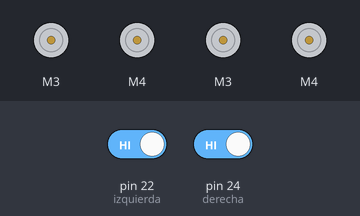
The sketch below on a simulated Arduino Mega 2560, built with avr-gcc and run on an emulated ATmega2560. Parts: 4 × DC motor (green arrow = forward, orange = backward, longer = faster). Inputs (shaded band) come from the test bench; at power-on: pin 22 (izquierda) HIGH, pin 24 (derecha) HIGH. What the sketch prints to the serial monitor is not drawn.

Above: at 1.2 s.
1.3 s: pin 22 (izquierda) driven LOW
At 2.5 s:
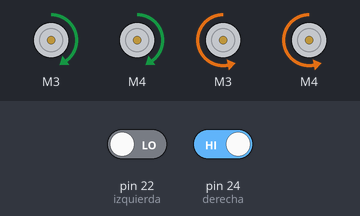
2.8 s: pin 24 (derecha) driven LOW
At 3.6 s:
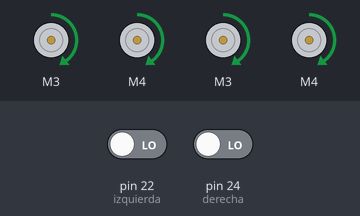
4.3 s: pin 22 (izquierda) driven HIGH
At 4.7 s:
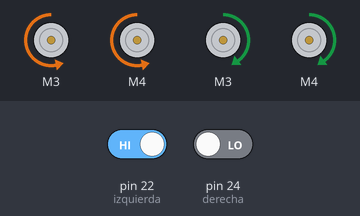
5.8 s: pin 24 (derecha) driven HIGH
At 7.1 s:
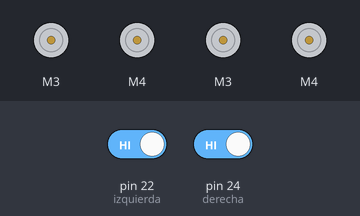
Timing chart, 0 to 8.3 s (numbered marks = the images above; inputs shaded):
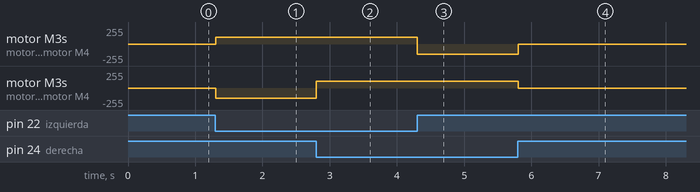

Measured:
- after the input at 1.3 s, motor M3, motor M4: stopped → forward 100/255 at once; motor M3, motor M4: stopped → backward 150/255 at once
- after the input at 2.8 s, motor M3, motor M4: backward 150/255 → forward 100/255 at once
- after the input at 4.3 s, motor M3, motor M4: forward 100/255 → backward 150/255 at once
- after the input at 5.8 s, motor M3, motor M4: backward 150/255 → stopped at once; motor M3, motor M4: forward 100/255 → stopped at once

The sketch:

carrooo.ino
```cpp
#include <AFMotor.h>

// definir pines y variables
int izquierda = 22;
int derecha = 24;

// definiendo motores
AF_DCMotor motor1(3);
AF_DCMotor motor2(4);
AF_DCMotor motor3(3, MOTOR34_1KHZ);
AF_DCMotor motor4(4, MOTOR34_1KHZ);


void setup() {
  // declaramos tipos de pin
  pinMode(izquierda,INPUT);
  pinMode(derecha,INPUT);

 // comenzamos la comunicación en serie
  Serial.begin(9600);

}

void loop(){
  // imprimiendo valores de los sensores al monitor serial
  Serial.println(digitalRead(izquierda));
  Serial.println(digitalRead(derecha));

  // línea detectada por ambos sensores

  if(digitalRead(izquierda)==0 && digitalRead(derecha)==0){
    //Avanzamos(Forward)
    motor1.run(FORWARD);
    motor1.setSpeed(100);
    motor2.run(FORWARD);
    motor2.setSpeed(100);
    motor3.run(FORWARD);
    motor3.setSpeed(100);
    motor4.run(FORWARD);
    motor4.setSpeed(100);
  }
  // línea que detecta el sensor izquierdo
  else if(digitalRead(izquierda)==0 && !digitalRead(derecha)==0){
    //giraramos a la izquierda
    motor1.run(FORWARD);
    motor1.setSpeed(100);
    motor2.run(FORWARD);
    motor2.setSpeed(100);
    motor3.run(BACKWARD);
    motor3.setSpeed(150);
    motor4.run(BACKWARD);
    motor4.setSpeed(150);

  }
  // línea detectada por el sensor derecho
  else if(!digitalRead(izquierda)==0 && digitalRead(derecha)==0){
    //se dobla a la derecha
    motor1.run(BACKWARD);
    motor1.setSpeed(150);
    motor2.run(BACKWARD);
    motor2.setSpeed(150);
    motor3.run(FORWARD);
    motor3.setSpeed(100);
    motor4.run(FORWARD);
    motor4.setSpeed(100);

  }
  // línea detectada por ninguno
  else if(!digitalRead(izquierda)==0 && !digitalRead(derecha)==0){
    //Alto y se detendra el carrito llegando a la meta o linea fina.
    motor1.run(LOW);
    motor1.setSpeed(0);
    motor2.run(LOW);
    motor2.setSpeed(0);
    motor3.run(LOW);
    motor3.setSpeed(0);
    motor4.run(LOW );
    motor4.setSpeed(0);

  }

}
```
